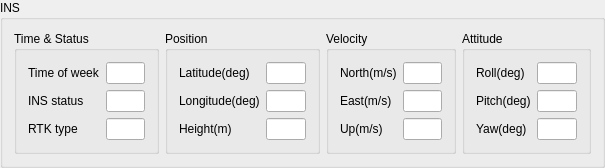
<?xml version="1.0" encoding="UTF-8"?>
<ui version="4.0">
 <class>InsSolWidget</class>
 <widget class="QWidget" name="InsSolWidget">
  <property name="geometry">
   <rect>
    <x>0</x>
    <y>0</y>
    <width>605</width>
    <height>111</height>
   </rect>
  </property>
  <property name="windowTitle">
   <string>InsSolWidget</string>
  </property>
  <layout class="QVBoxLayout" name="verticalLayout">
   <property name="leftMargin">
    <number>0</number>
   </property>
   <property name="topMargin">
    <number>0</number>
   </property>
   <property name="rightMargin">
    <number>0</number>
   </property>
   <property name="bottomMargin">
    <number>0</number>
   </property>
   <item>
    <widget class="QGroupBox" name="Ins">
     <property name="title">
      <string>INS</string>
     </property>
     <layout class="QHBoxLayout" name="horizontalLayout">
      <item>
       <widget class="QGroupBox" name="groupBox_2">
        <property name="title">
         <string>Time &amp;&amp; Status</string>
        </property>
        <layout class="QGridLayout" name="gridLayout_2">
         <item row="0" column="0">
          <widget class="QLabel" name="label_2">
           <property name="text">
            <string>Time of week</string>
           </property>
          </widget>
         </item>
         <item row="0" column="1">
          <widget class="QLineEdit" name="lineEdit_time">
           <property name="readOnly">
            <bool>true</bool>
           </property>
          </widget>
         </item>
         <item row="1" column="0">
          <widget class="QLabel" name="label_3">
           <property name="text">
            <string>INS status</string>
           </property>
          </widget>
         </item>
         <item row="1" column="1">
          <widget class="QLineEdit" name="lineEdit_ins_status">
           <property name="readOnly">
            <bool>true</bool>
           </property>
          </widget>
         </item>
         <item row="2" column="0">
          <widget class="QLabel" name="label_4">
           <property name="text">
            <string>RTK type</string>
           </property>
          </widget>
         </item>
         <item row="2" column="1">
          <widget class="QLineEdit" name="lineEdit_rtk_type">
           <property name="readOnly">
            <bool>true</bool>
           </property>
          </widget>
         </item>
        </layout>
       </widget>
      </item>
      <item>
       <widget class="QGroupBox" name="groupBox_3">
        <property name="title">
         <string>Position</string>
        </property>
        <layout class="QGridLayout" name="gridLayout_3">
         <item row="0" column="0">
          <widget class="QLabel" name="label_5">
           <property name="text">
            <string>Latitude(deg)</string>
           </property>
          </widget>
         </item>
         <item row="0" column="1">
          <widget class="QLineEdit" name="lineEdit_latiude">
           <property name="readOnly">
            <bool>true</bool>
           </property>
          </widget>
         </item>
         <item row="1" column="0">
          <widget class="QLabel" name="label_6">
           <property name="text">
            <string>Longitude(deg)</string>
           </property>
          </widget>
         </item>
         <item row="1" column="1">
          <widget class="QLineEdit" name="lineEdit_longitude">
           <property name="readOnly">
            <bool>true</bool>
           </property>
          </widget>
         </item>
         <item row="2" column="0">
          <widget class="QLabel" name="label_7">
           <property name="text">
            <string>Height(m)</string>
           </property>
          </widget>
         </item>
         <item row="2" column="1">
          <widget class="QLineEdit" name="lineEdit_height">
           <property name="readOnly">
            <bool>true</bool>
           </property>
          </widget>
         </item>
        </layout>
       </widget>
      </item>
      <item>
       <widget class="QGroupBox" name="groupBox_4">
        <property name="title">
         <string>Velocity</string>
        </property>
        <layout class="QGridLayout" name="gridLayout_5">
         <item row="0" column="0">
          <widget class="QLabel" name="label_18">
           <property name="text">
            <string>North(m/s)</string>
           </property>
          </widget>
         </item>
         <item row="0" column="1">
          <widget class="QLineEdit" name="lineEdit_north">
           <property name="readOnly">
            <bool>true</bool>
           </property>
          </widget>
         </item>
         <item row="1" column="0">
          <widget class="QLabel" name="label_16">
           <property name="text">
            <string>East(m/s)</string>
           </property>
          </widget>
         </item>
         <item row="1" column="1">
          <widget class="QLineEdit" name="lineEdit_east">
           <property name="readOnly">
            <bool>true</bool>
           </property>
          </widget>
         </item>
         <item row="2" column="0">
          <widget class="QLabel" name="label_17">
           <property name="text">
            <string>Up(m/s)</string>
           </property>
          </widget>
         </item>
         <item row="2" column="1">
          <widget class="QLineEdit" name="lineEdit_up">
           <property name="readOnly">
            <bool>true</bool>
           </property>
          </widget>
         </item>
        </layout>
       </widget>
      </item>
      <item>
       <widget class="QGroupBox" name="groupBox_5">
        <property name="title">
         <string>Attitude</string>
        </property>
        <layout class="QGridLayout" name="gridLayout_6">
         <item row="0" column="0">
          <widget class="QLabel" name="label_21">
           <property name="text">
            <string>Roll(deg)</string>
           </property>
          </widget>
         </item>
         <item row="0" column="1">
          <widget class="QLineEdit" name="lineEdit_roll">
           <property name="readOnly">
            <bool>true</bool>
           </property>
          </widget>
         </item>
         <item row="1" column="0">
          <widget class="QLabel" name="label_19">
           <property name="text">
            <string>Pitch(deg)</string>
           </property>
          </widget>
         </item>
         <item row="1" column="1">
          <widget class="QLineEdit" name="lineEdit_pitch">
           <property name="readOnly">
            <bool>true</bool>
           </property>
          </widget>
         </item>
         <item row="2" column="0">
          <widget class="QLabel" name="label_20">
           <property name="text">
            <string>Yaw(deg)</string>
           </property>
          </widget>
         </item>
         <item row="2" column="1">
          <widget class="QLineEdit" name="lineEdit_yaw">
           <property name="readOnly">
            <bool>true</bool>
           </property>
          </widget>
         </item>
        </layout>
       </widget>
      </item>
     </layout>
    </widget>
   </item>
  </layout>
 </widget>
 <layoutdefault spacing="6" margin="11"/>
 <resources/>
 <connections/>
</ui>
